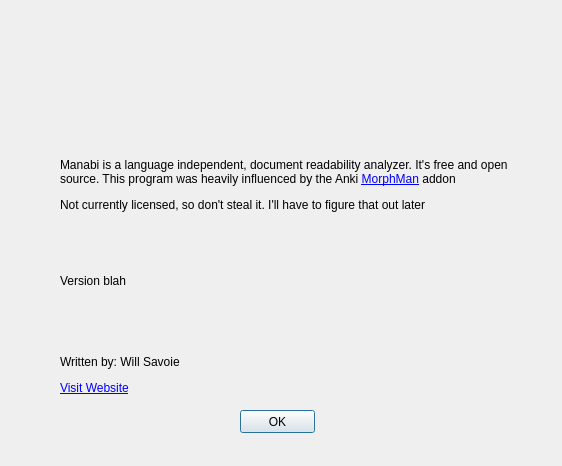
<?xml version="1.0" encoding="UTF-8"?>
<ui version="4.0">
 <class>Dialog</class>
 <widget class="QDialog" name="Dialog">
  <property name="geometry">
   <rect>
    <x>0</x>
    <y>0</y>
    <width>562</width>
    <height>466</height>
   </rect>
  </property>
  <property name="windowTitle">
   <string>Dialog</string>
  </property>
  <widget class="QLabel" name="authorinfo">
   <property name="geometry">
    <rect>
     <x>60</x>
     <y>320</y>
     <width>271</width>
     <height>111</height>
    </rect>
   </property>
   <property name="text">
    <string>&lt;html&gt;&lt;head/&gt;&lt;body&gt;&lt;p&gt;Written by: Will Savoie&lt;/p&gt;&lt;p&gt;&lt;a href=&quot;https://github.com/wsavoie/Manabi&quot;&gt;&lt;span style=&quot; text-decoration: underline; color:#0000ff;&quot;&gt;Visit Website&lt;/span&gt;&lt;/a&gt;&lt;/p&gt;&lt;/body&gt;&lt;/html&gt;</string>
   </property>
   <property name="scaledContents">
    <bool>true</bool>
   </property>
   <property name="wordWrap">
    <bool>false</bool>
   </property>
   <property name="textInteractionFlags">
    <set>Qt::TextBrowserInteraction</set>
   </property>
  </widget>
  <widget class="QLabel" name="manabi_pic">
   <property name="geometry">
    <rect>
     <x>170</x>
     <y>30</y>
     <width>231</width>
     <height>111</height>
    </rect>
   </property>
   <property name="sizePolicy">
    <sizepolicy hsizetype="Ignored" vsizetype="Ignored">
     <horstretch>0</horstretch>
     <verstretch>0</verstretch>
    </sizepolicy>
   </property>
   <property name="text">
    <string/>
   </property>
   <property name="pixmap">
    <pixmap>../icons/manabi.png</pixmap>
   </property>
   <property name="scaledContents">
    <bool>true</bool>
   </property>
  </widget>
  <widget class="QLabel" name="programInfo">
   <property name="geometry">
    <rect>
     <x>60</x>
     <y>150</y>
     <width>471</width>
     <height>71</height>
    </rect>
   </property>
   <property name="text">
    <string>&lt;html&gt;&lt;head/&gt;&lt;body&gt;&lt;p&gt;Manabi is a language independent, document readability analyzer. It's free and open source. This program was heavily influenced by the Anki &lt;a href=&quot;https://ankiweb.net/shared/info/900801631&quot;&gt;&lt;span style=&quot; text-decoration: underline; color:#0000ff;&quot;&gt;MorphMan&lt;/span&gt;&lt;/a&gt; addon &lt;/p&gt;&lt;p&gt;Not currently licensed, so don't steal it. I'll have to figure that out later&lt;/p&gt;&lt;/body&gt;&lt;/html&gt;</string>
   </property>
   <property name="wordWrap">
    <bool>true</bool>
   </property>
   <property name="textInteractionFlags">
    <set>Qt::TextBrowserInteraction</set>
   </property>
  </widget>
  <widget class="QPushButton" name="okbutton">
   <property name="geometry">
    <rect>
     <x>240</x>
     <y>410</y>
     <width>75</width>
     <height>23</height>
    </rect>
   </property>
   <property name="text">
    <string>OK</string>
   </property>
   <property name="shortcut">
    <string>Return</string>
   </property>
   <property name="autoDefault">
    <bool>true</bool>
   </property>
  </widget>
  <widget class="QLabel" name="versioningInfo">
   <property name="geometry">
    <rect>
     <x>60</x>
     <y>255</y>
     <width>181</width>
     <height>51</height>
    </rect>
   </property>
   <property name="sizePolicy">
    <sizepolicy hsizetype="Preferred" vsizetype="Expanding">
     <horstretch>0</horstretch>
     <verstretch>0</verstretch>
    </sizepolicy>
   </property>
   <property name="lineWidth">
    <number>1</number>
   </property>
   <property name="text">
    <string>Version blah</string>
   </property>
   <property name="scaledContents">
    <bool>true</bool>
   </property>
   <property name="indent">
    <number>-4</number>
   </property>
  </widget>
 </widget>
 <resources/>
 <connections>
  <connection>
   <sender>okbutton</sender>
   <signal>clicked()</signal>
   <receiver>Dialog</receiver>
   <slot>close()</slot>
   <hints>
    <hint type="sourcelabel">
     <x>277</x>
     <y>421</y>
    </hint>
    <hint type="destinationlabel">
     <x>280</x>
     <y>232</y>
    </hint>
   </hints>
  </connection>
 </connections>
</ui>
